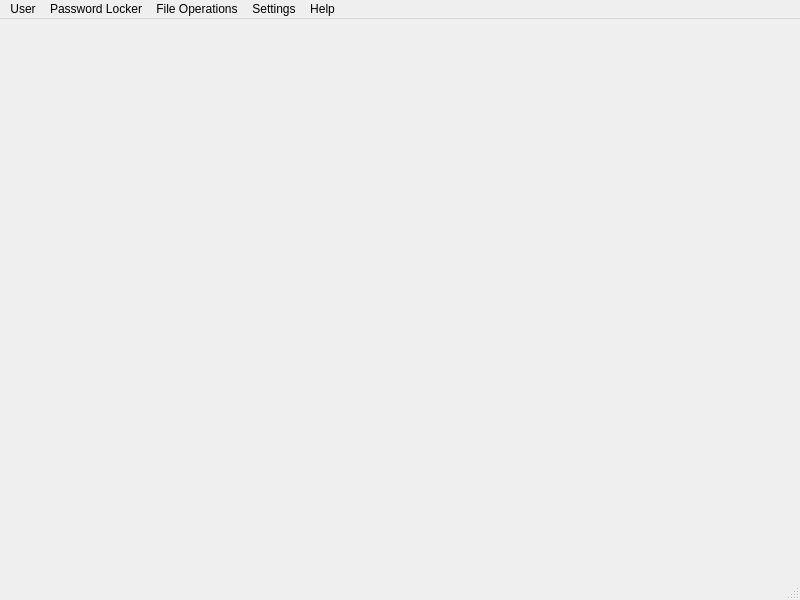
<?xml version="1.0" encoding="UTF-8"?>
<ui version="4.0">
 <class>MainWindow</class>
 <widget class="QMainWindow" name="MainWindow">
  <property name="geometry">
   <rect>
    <x>0</x>
    <y>0</y>
    <width>800</width>
    <height>600</height>
   </rect>
  </property>
  <property name="windowTitle">
   <string>CredLock</string>
  </property>
  <property name="windowIcon">
   <iconset>
    <normaloff>techniex.png</normaloff>techniex.png</iconset>
  </property>
  <widget class="QWidget" name="centralwidget"/>
  <widget class="QMenuBar" name="menubar">
   <property name="geometry">
    <rect>
     <x>0</x>
     <y>0</y>
     <width>800</width>
     <height>21</height>
    </rect>
   </property>
   <widget class="QMenu" name="menuUser">
    <property name="title">
     <string>User</string>
    </property>
    <addaction name="actionAdd_New_Account"/>
    <addaction name="actionSwitch_Account"/>
    <addaction name="actionView_Activity"/>
    <addaction name="separator"/>
    <addaction name="actionGenerate_CredKey"/>
    <addaction name="actionLog_Out"/>
    <addaction name="separator"/>
    <addaction name="actionUpdate_Password"/>
    <addaction name="actionUpdate_Pin"/>
    <addaction name="separator"/>
    <addaction name="actionDelete_Account"/>
   </widget>
   <widget class="QMenu" name="menuPassword_Locker">
    <property name="title">
     <string>Password Locker</string>
    </property>
    <addaction name="actionAdd_new"/>
    <addaction name="actionRefresh"/>
    <addaction name="actionRe_Encrypt"/>
    <addaction name="actionGenerate_Password"/>
   </widget>
   <widget class="QMenu" name="menuFile_Operations">
    <property name="title">
     <string>File Operations</string>
    </property>
    <addaction name="actionEncrypt_File_Self"/>
    <addaction name="actionDecrypt_File_Self"/>
    <addaction name="separator"/>
    <addaction name="actionEncrypt_File"/>
    <addaction name="actionDecrypt_File"/>
   </widget>
   <widget class="QMenu" name="menuHelp">
    <property name="title">
     <string>Help</string>
    </property>
    <widget class="QMenu" name="menuDocumentation">
     <property name="title">
      <string>Documentation</string>
     </property>
     <addaction name="actionLocal_2"/>
     <addaction name="actionPDF"/>
    </widget>
    <addaction name="actionGetting_Started"/>
    <addaction name="separator"/>
    <addaction name="menuDocumentation"/>
    <addaction name="actionRepository"/>
    <addaction name="separator"/>
    <addaction name="actionLicense"/>
    <addaction name="separator"/>
    <addaction name="actionWebsite"/>
    <addaction name="actionCredits"/>
   </widget>
   <widget class="QMenu" name="menuSettings">
    <property name="title">
     <string>Settings</string>
    </property>
    <addaction name="actionLocations"/>
    <addaction name="actionMethod"/>
    <addaction name="actionPrefrences"/>
   </widget>
   <addaction name="menuUser"/>
   <addaction name="menuPassword_Locker"/>
   <addaction name="menuFile_Operations"/>
   <addaction name="menuSettings"/>
   <addaction name="menuHelp"/>
  </widget>
  <widget class="QStatusBar" name="statusbar"/>
  <action name="actionUpdate_Password">
   <property name="text">
    <string>Update Password</string>
   </property>
  </action>
  <action name="actionUpdate_Pin">
   <property name="text">
    <string>Update Pin</string>
   </property>
  </action>
  <action name="actionAdd_new">
   <property name="text">
    <string>Add New</string>
   </property>
  </action>
  <action name="actionEncrypt_File_Self">
   <property name="text">
    <string>Encrypt File (Self)</string>
   </property>
  </action>
  <action name="actionEncrypt_File">
   <property name="text">
    <string>Encrypt File</string>
   </property>
  </action>
  <action name="actionDecrypt_File_Self">
   <property name="text">
    <string>Decrypt File (Self)</string>
   </property>
  </action>
  <action name="actionDecrypt_File">
   <property name="text">
    <string>Decrypt File</string>
   </property>
  </action>
  <action name="actionLocal">
   <property name="text">
    <string>Local</string>
   </property>
  </action>
  <action name="actionWeb">
   <property name="text">
    <string>Web</string>
   </property>
  </action>
  <action name="actionDelete_Account">
   <property name="text">
    <string>Delete Account</string>
   </property>
  </action>
  <action name="actionAdd_New_Account">
   <property name="text">
    <string>Add New User</string>
   </property>
  </action>
  <action name="actionSwitch_Account">
   <property name="text">
    <string>Switch User</string>
   </property>
  </action>
  <action name="actionLog_Out">
   <property name="text">
    <string>Log Out</string>
   </property>
  </action>
  <action name="actionRefresh">
   <property name="text">
    <string>Refresh</string>
   </property>
  </action>
  <action name="actionLocations">
   <property name="text">
    <string>Locations</string>
   </property>
  </action>
  <action name="actionMethod">
   <property name="text">
    <string>Method</string>
   </property>
  </action>
  <action name="actionPrefrences">
   <property name="text">
    <string>Prefrences</string>
   </property>
  </action>
  <action name="actionGenerate_CredKey">
   <property name="text">
    <string>Generate CredKey</string>
   </property>
  </action>
  <action name="actionGetting_Started">
   <property name="text">
    <string>Getting Started</string>
   </property>
  </action>
  <action name="actionLicense">
   <property name="text">
    <string>License</string>
   </property>
  </action>
  <action name="actionCredits">
   <property name="text">
    <string>Credits</string>
   </property>
  </action>
  <action name="actionLocal_2">
   <property name="text">
    <string>HTML</string>
   </property>
  </action>
  <action name="actionPDF">
   <property name="text">
    <string>PDF</string>
   </property>
  </action>
  <action name="actionRe_Encrypt">
   <property name="text">
    <string>Re-Encrypt</string>
   </property>
  </action>
  <action name="actionGenerate_Password">
   <property name="text">
    <string>Generate Password</string>
   </property>
  </action>
  <action name="actionRepository">
   <property name="text">
    <string>Repository</string>
   </property>
  </action>
  <action name="actionWebsite">
   <property name="text">
    <string>Website</string>
   </property>
  </action>
  <action name="actionView_Activity">
   <property name="text">
    <string>View Activity</string>
   </property>
  </action>
 </widget>
 <resources/>
 <connections/>
</ui>
